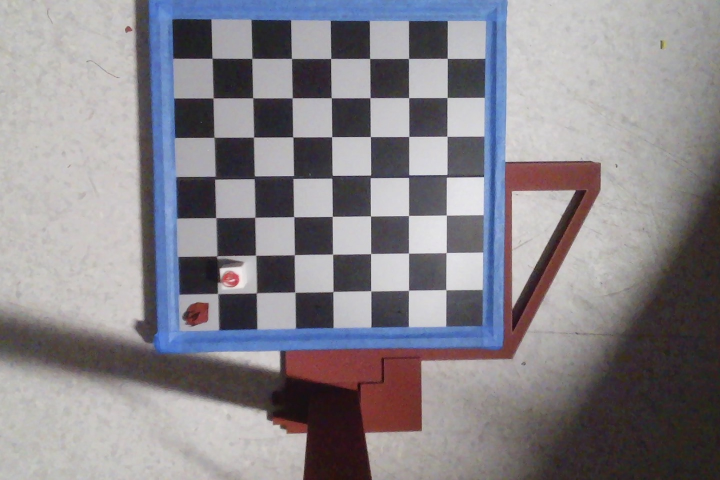
#> input picture test.png, 1440 x 960 px, found by its file name (shown at 1/2 size)
$ python Desktop.py   (older library calls are emulated)
#> lines starting #> are read from the running program, lines starting #| are printed output that depends on the picture; after the words box and inside, x2 and y2 are one past the last pixel; in counts of white or black regions, pixels touching at a corner belong together
#> in main, img is the input picture: shape (960, 1440, 3); mean B, G, R 138.4, 132.8, 136.3
import cv2
import numpy as np
from pathlib import Path
import json

# ====== SET YOUR IMAGE PATH HERE ======
IN_PATH = Path("/Users/andredelacruz/Documents/GitHub/cpchess/test.png")
# ======================================

OUT_DIR = IN_PATH.parent
OUT_GRID = OUT_DIR / "inner_square_with_grid.png"

# ---------------- TUNABLES ----------------
LOWER_BLUE = np.array([90, 60, 40], dtype=np.uint8)
LOWER_BLUE_REMOVAL = np.array([90, 100, 100], dtype=np.uint8)
UPPER_BLUE = np.array([120, 255, 255], dtype=np.uint8)
BOARD_SIDE = 800
EDGE_MARGIN_FRAC = 0.05
CLOSE_K = 5
MIN_INNER_AREA_FRAC = 0.02
AR_TOL = 2
RECTANGULARITY_MIN = 0.75
LOWER_RED1 = np.array([0, 100, 80], dtype=np.uint8)
UPPER_RED1 = np.array([10, 255, 255], dtype=np.uint8)
LOWER_RED2 = np.array([160, 100, 80], dtype=np.uint8)
UPPER_RED2 = np.array([179, 255, 255], dtype=np.uint8)

# Placeholder ranges for other pieces
# TODO: Adjust these later with real colors
LOWER_KNIGHT, UPPER_KNIGHT = None, None
LOWER_ROOK,   UPPER_ROOK   = None, None
LOWER_BISHOP, UPPER_BISHOP = None, None
LOWER_QUEEN,  UPPER_QUEEN  = None, None
# ------------------------------------------
def _odd(k):
    return int(k) + 1 - (int(k) % 2)  # make odd

def estimate_grid_positions(crop, n=9, win_frac=0.045, smooth_frac=0.035):
    """
    Return (verticals, horizontals) 1D indices for the n grid lines in each direction.
    Uses Sobel projections + local peak search around the expected equal-spaced locations.
    """
    h, w = crop.shape[:2]
    gray = cv2.cvtColor(crop, cv2.COLOR_BGR2GRAY)

    # Light blur so tiny piece edges don't dominate
    gray = cv2.GaussianBlur(gray, (5,5), 0)

    # Sobel gradients (vertical lines => strong d/dx; horizontal lines => strong d/dy)
    gx = cv2.Sobel(gray, cv2.CV_32F, 1, 0, ksize=3)
    gy = cv2.Sobel(gray, cv2.CV_32F, 0, 1, ksize=3)

    # Column/row "gridness" scores
    vert_score = np.mean(np.abs(gx), axis=0)   # length w
    horiz_score = np.mean(np.abs(gy), axis=1)  # length h

    # Smooth the 1D signals (kernel size proportional to size, and odd)
    kx = _odd(max(7, int(w * smooth_frac)))
    ky = _odd(max(7, int(h * smooth_frac)))
    vert_score = cv2.GaussianBlur(vert_score.reshape(1,-1), (1, kx), 0).ravel()
    horiz_score = cv2.GaussianBlur(horiz_score.reshape(-1,1), (ky, 1), 0).ravel()

    # Start from equal spacing, then snap each line to the strongest local peak nearby
    vx = np.linspace(0, w-1, n).astype(int)
    vy = np.linspace(0, h-1, n).astype(int)

    wx = max(3, int(w * win_frac))   # +/- window in which to search for a better peak
    wy = max(3, int(h * win_frac))

    def snap_peaks(starts, score, win, limit):
        snapped = []
        for s in starts:
            a = max(0, s - win)
            b = min(limit-1, s + win)
            local = score[a:b+1]
            j = np.argmax(local)
            snapped.append(int(a + j))
        # enforce monotonic order and unique indices
        snapped = np.clip(np.array(snapped, dtype=int), 0, limit-1)
        snapped = np.maximum.accumulate(snapped)           # monotonic non-decreasing
        # if any duplicates (rare), spread them minimally
        for i in range(1, len(snapped)):
            if snapped[i] <= snapped[i-1]:
                snapped[i] = min(limit-1, snapped[i-1] + 1)
        return snapped.tolist()

    verticals   = snap_peaks(vx, vert_score, wx, w)
    horizontals = snap_peaks(vy, horiz_score, wy, h)

    # Sanity: require first/last near edges; if not, fall back to exact linspace
    if verticals[0] > w*0.05 or verticals[-1] < w*0.95 or \
       horizontals[0] > h*0.05 or horizontals[-1] < h*0.95:
        verticals   = np.linspace(0, w-1, n).astype(int).tolist()
        horizontals = np.linspace(0, h-1, n).astype(int).tolist()

    return verticals, horizontals

def order_corners(pts):
    pts = np.array(pts, dtype=np.float32).reshape(-1, 2)
    s = pts.sum(axis=1)
    d = np.diff(pts, axis=1).ravel()
    tl = pts[np.argmin(s)]; br = pts[np.argmax(s)]
    tr = pts[np.argmin(d)]; bl = pts[np.argmax(d)]
    return np.array([tl, tr, br, bl], dtype=np.float32)

def find_largest_blue_quad(img_bgr):
    hsv = cv2.cvtColor(img_bgr, cv2.COLOR_BGR2HSV)
#> hsv: shape (960, 1440, 3); mean H, S, V 82.3, 35.9, 145.2
    mask = cv2.inRange(hsv, LOWER_BLUE, UPPER_BLUE)
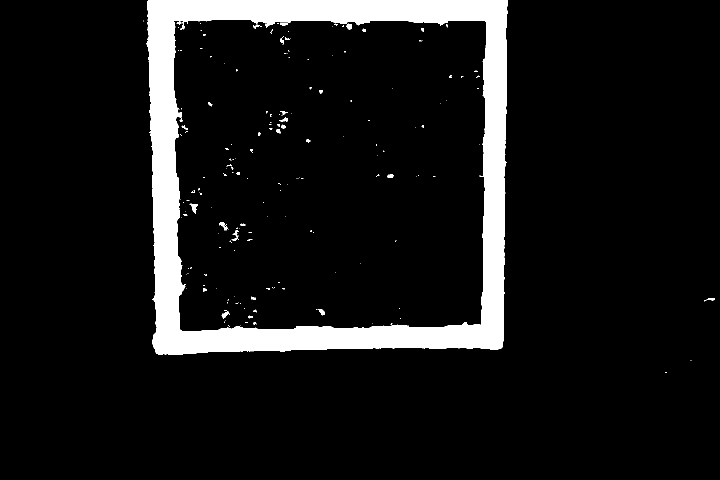
#> mask: shape (960, 1440) (shown at 1/2 size); 8.9% white; 191 white regions (155 under 20 px)
    cnts, _ = cv2.findContours(mask, cv2.RETR_EXTERNAL, cv2.CHAIN_APPROX_SIMPLE)
#> cnts = 6 contours, 4 with area under 20; largest, box (x1, y1, x2, y2) and area: (293, 0, 1015, 709) 493201, (1413, 596, 1430, 601) 42
    best = None; best_area = 0
    for c in cnts:
        area = cv2.contourArea(c)
        if area < 1000:
            continue
        peri = cv2.arcLength(c, True)
        approx = cv2.approxPolyDP(c, 0.02 * peri, True)
        if len(approx) == 4 and cv2.isContourConvex(approx) and area > best_area:
            best_area = area
            best = approx
#> this loop made 6 passes
#> (area, peri, best_area, best) on pass 6: (493201, 2938.5, 493201, [[296, 0], [313, 707], [1004, 694], [1014, 0]])
#> after the loop, best_area = 493201
    return best

def rectangularity(cnt):
    a = max(cv2.contourArea(cnt), 1.0)
    rect = cv2.minAreaRect(cnt)
    box = cv2.boxPoints(rect)
    box_a = max(cv2.contourArea(box.astype(np.int32)), 1.0)
    return a / box_a

def snap_rect_to_square(rect):
    (cx, cy), (w, h), ang = rect
    side = max(w, h)
    return ((cx, cy), (side, side), ang)

def rect_to_points(rect):
    box = cv2.boxPoints(rect)
    return order_corners(box)

def main():
    img = cv2.imread(str(IN_PATH))
    if img is None:
        raise FileNotFoundError(f"Could not load image: {IN_PATH}")

    # Outer square detection and warp
    outer_quad = find_largest_blue_quad(img)
#> outer_quad = [[296, 0], [313, 707], [1004, 694], [1014, 0]]
    if outer_quad is None:
        raise RuntimeError("Outer blue square not found.")
    outer_quad = order_corners(outer_quad.reshape(-1,2))
#> in order_corners, `s = pts.sum(axis=1)`: s = [296, 1020, 1698, 1014]
#> in order_corners, `d = np.diff(pts, axis=1).ravel()`: d = [-296, 394, -310, -1014]
#> in order_corners, `tl = pts[np.argmin(s)]`: tl = [296, 0]
#> in order_corners, `br = pts[np.argmax(s)]`: br = [1004, 694]
#> in order_corners, `tr = pts[np.argmin(d)]`: tr = [1014, 0]
#> in order_corners, `bl = pts[np.argmax(d)]`: bl = [313, 707]
#> outer_quad = [[296, 0], [1014, 0], [1004, 694], [313, 707]]

    dst = np.array([[0,0],[BOARD_SIDE-1,0],[BOARD_SIDE-1,BOARD_SIDE-1],[0,BOARD_SIDE-1]], dtype=np.float32)
    H = cv2.getPerspectiveTransform(outer_quad, dst)
#> H = [[1.08, -0.026, -320.6], [0, 1.08, 0], [-2.64e-05, -5.25e-05, 1]]
    warp = cv2.warpPerspective(img, H, (BOARD_SIDE, BOARD_SIDE))
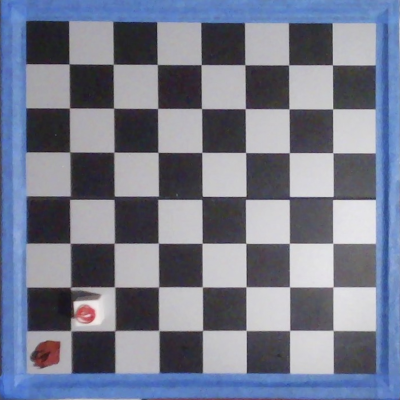
#> warp: shape (800, 800, 3) (shown at 1/2 size); mean B, G, R 141.2, 123.1, 117.7

    # Mask for inner square
    hsv = cv2.cvtColor(warp, cv2.COLOR_BGR2HSV)
#> hsv: shape (800, 800, 3); mean H, S, V 117.8, 46.4, 142
    mask = cv2.inRange(hsv, LOWER_BLUE, UPPER_BLUE)
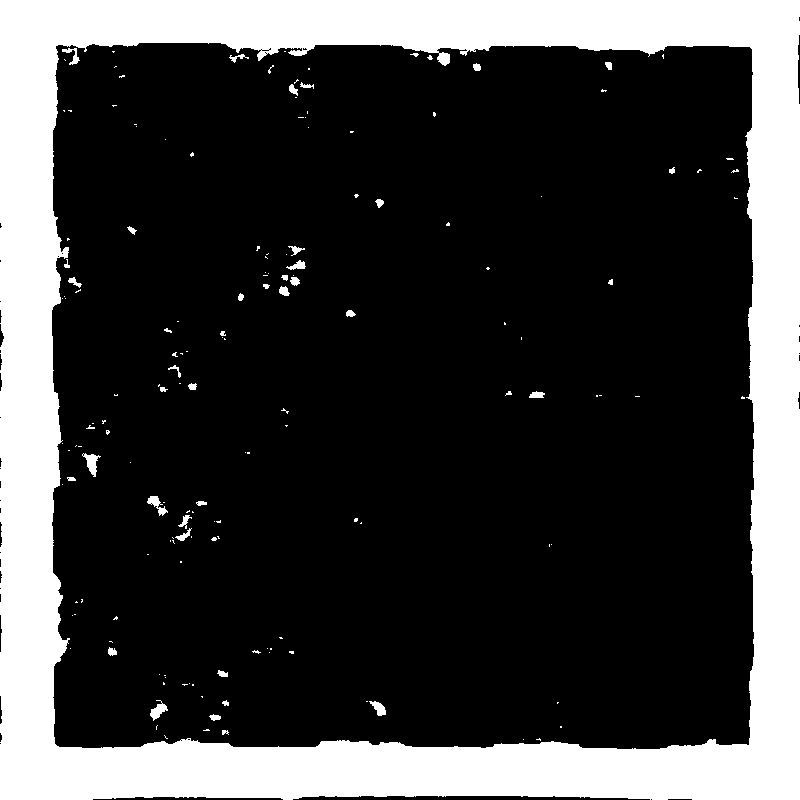
#> mask: shape (800, 800); 24.4% white; 163 white regions (122 under 20 px), largest, box (x1, y1, x2, y2) and area: (0, 0, 800, 800) 153280, (82, 453, 101, 477) 201, (150, 700, 168, 721) 172
    margin = int(BOARD_SIDE * EDGE_MARGIN_FRAC)
    center_mask = np.zeros_like(mask)
    cv2.rectangle(center_mask, (margin, margin), (BOARD_SIDE - margin, BOARD_SIDE - margin), 255, -1)
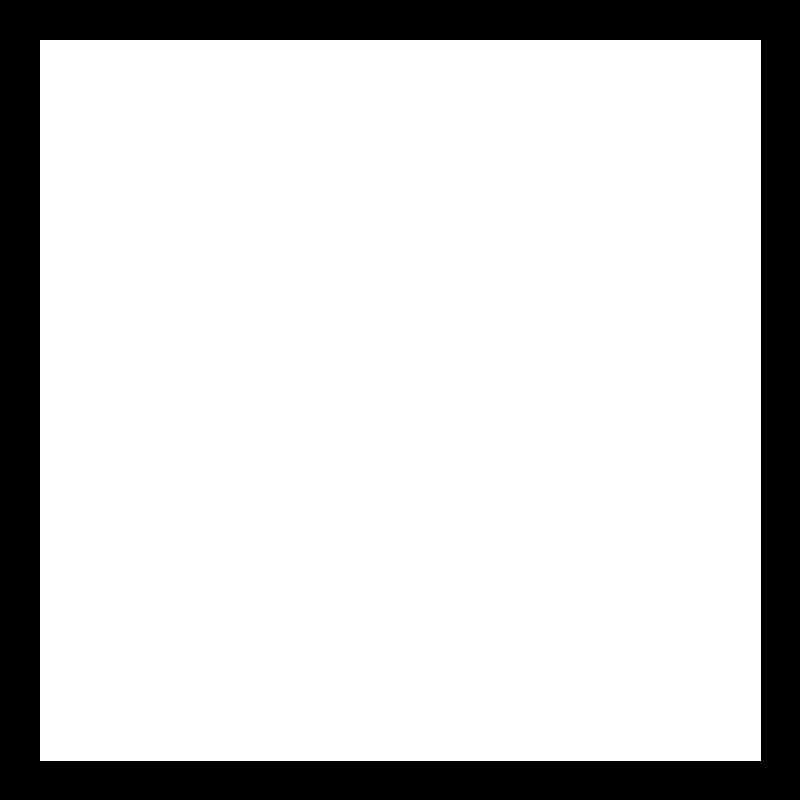
#> center_mask: shape (800, 800); 81.2% white; 1 black region, box (x1, y1, x2, y2) and area: (0, 0, 800, 800) 120159
    mask_inner = cv2.bitwise_and(mask, center_mask)
#> mask_inner: shape (800, 800); 6% white; 163 white regions (122 under 20 px), largest, box (x1, y1, x2, y2) and area: (40, 40, 761, 761) 35131, (82, 453, 101, 477) 201, (150, 700, 168, 721) 172

    # Morphological cleanup
    k = max(3, CLOSE_K | 1)
    kernel = cv2.getStructuringElement(cv2.MORPH_ELLIPSE, (k, k))
    closed = cv2.morphologyEx(mask_inner, cv2.MORPH_CLOSE, kernel, iterations=1)
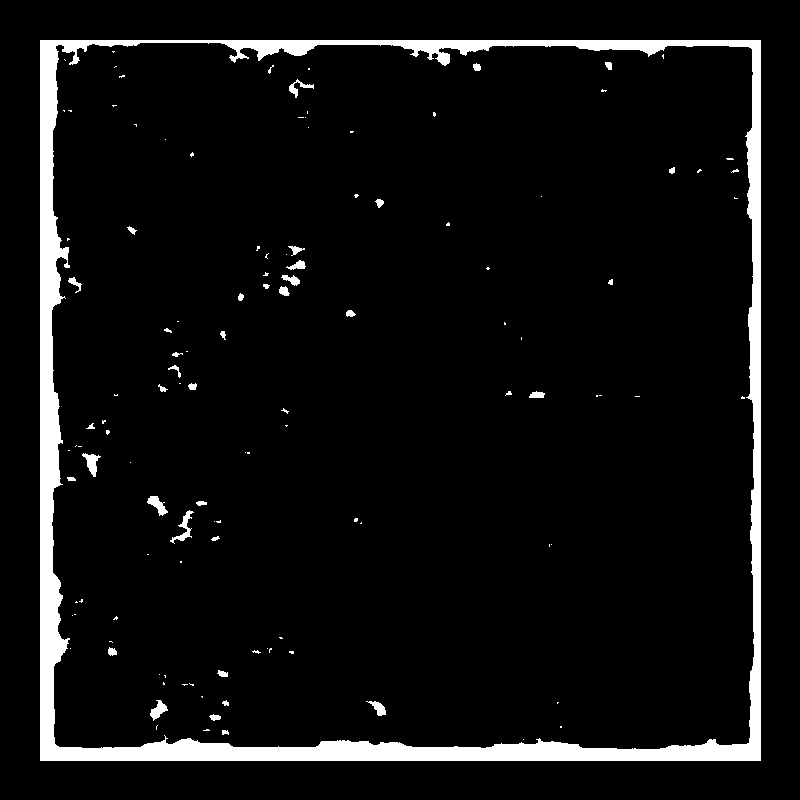
#> closed: shape (800, 800); 6.1% white; 122 white regions (85 under 20 px), largest, box (x1, y1, x2, y2) and area: (40, 40, 761, 761) 35726, (170, 510, 194, 544) 226, (82, 453, 101, 477) 209

    # Candidate filtering
    Hh, Ww = closed.shape
    min_area = Hh * Ww * MIN_INNER_AREA_FRAC
    cnts, _ = cv2.findContours(closed, cv2.RETR_EXTERNAL, cv2.CHAIN_APPROX_SIMPLE)
#> cnts = [[[40, 40], [40, 760], [760, 760], [760, 40]]]

    candidates = []
    for c in cnts:
        if cv2.contourArea(c) < min_area:
            continue
        hull = cv2.convexHull(c)
        rect = cv2.minAreaRect(hull)
        (w, h) = rect[1]
        if w == 0 or h == 0:
            continue
        ar = max(w, h) / (min(w, h) + 1e-6)
        if ar > AR_TOL:
            continue
        if rectangularity(hull) < RECTANGULARITY_MIN:
            continue
        candidates.append((cv2.contourArea(hull), rect))
#> this loop made 1 pass
#> (c, hull, w, h, ar, a in rectangularity, box in rectangularity) on pass 1: ([[40, 40], [40, 760], [760, 760], [760, 40]], [[760, 40], [760, 760], [40, 760], [40, 40]], 720, 720, 1, 518400, [[760, 760], [40, 760], [40, 40], [760, 40]])
#> after the loop, candidates = 1 item

    if not candidates:
        raise RuntimeError("Inner blue square not found.")

    # Pick the smallest candidate (inner square)
    candidates.sort(key=lambda x: x[0])
    best_rect_sq = snap_rect_to_square(candidates[0][1])
#> best_rect_sq = ((400, 400), (720, 720), -90)
    inner_pts = rect_to_points(best_rect_sq)
#> in rect_to_points, `box = cv2.boxPoints(rect)`: box = [[760, 760], [40, 760], [40, 40], [760, 40]]
#> inner_pts = [[40, 40], [760, 40], [760, 760], [40, 760]]

    # Crop to inner square
    side = int(max(
        np.linalg.norm(inner_pts[0] - inner_pts[1]),
        np.linalg.norm(inner_pts[1] - inner_pts[2]),
        np.linalg.norm(inner_pts[2] - inner_pts[3]),
        np.linalg.norm(inner_pts[3] - inner_pts[0]),
    ))
#> side = 720
    side = max(side, 200)
    dst2 = np.array([[0,0],[side-1,0],[side-1,side-1],[0,side-1]], dtype=np.float32)
#> dst2 = [[0, 0], [719, 0], [719, 719], [0, 719]]
    H2 = cv2.getPerspectiveTransform(inner_pts, dst2)
#> H2 = [[0.999, 3.1e-18, -39.94], [-1.87e-17, 0.999, -39.94], [-3.29e-19, 1.37e-20, 1]]
    crop = cv2.warpPerspective(warp, H2, (side, side))

    # ===== Remove all shades of blue =====
    # ===== Remove all shades of blue and crop =====
    hsv_crop = cv2.cvtColor(crop, cv2.COLOR_BGR2HSV)
#> hsv_crop: shape (720, 720, 3); mean H, S, V 119.8, 27.9, 132.1
    blue_mask = cv2.inRange(hsv_crop, LOWER_BLUE_REMOVAL, UPPER_BLUE)
#> blue_mask: shape (720, 720); 4.4% white; 28 white regions (18 under 20 px), largest, box (x1, y1, x2, y2) and area: (0, 358, 720, 720) 13774, (0, 0, 720, 344) 8362, (714, 228, 720, 289) 280

    # Invert mask to keep non-blue regions
    non_blue_mask = cv2.bitwise_not(blue_mask)

    # Apply mask
    non_blue = cv2.bitwise_and(crop, crop, mask=non_blue_mask)
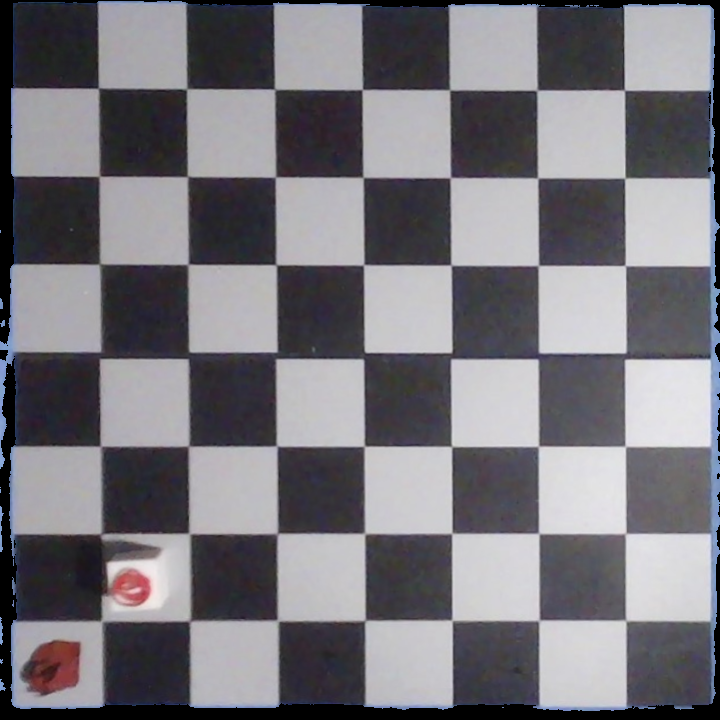
#> non_blue: shape (720, 720, 3); mean B, G, R 123, 116.9, 119

    # Find bounding box of non-blue pixels
    coords = cv2.findNonZero(non_blue_mask)
#> coords = contour of 495439 points, box (x1, y1, x2, y2) (0, 1, 720, 711), area 4226
    if coords is not None:
        x, y, w, h = cv2.boundingRect(coords)
#> x = 0; y = 1; h = 710
        crop = non_blue[y:y+h, x:x+w]
#> crop: shape (710, 720, 3)
    else:
        raise RuntimeError("No non-blue region found after masking.")

    # ===== Robust grid estimation (projection-based, piece-robust) =====
    verticals, horizontals = estimate_grid_positions(crop, n=9, win_frac=0.045, smooth_frac=0.035)
#> in estimate_grid_positions, `gray = cv2.cvtColor(crop, cv2.COLOR_BGR2GRAY)`:
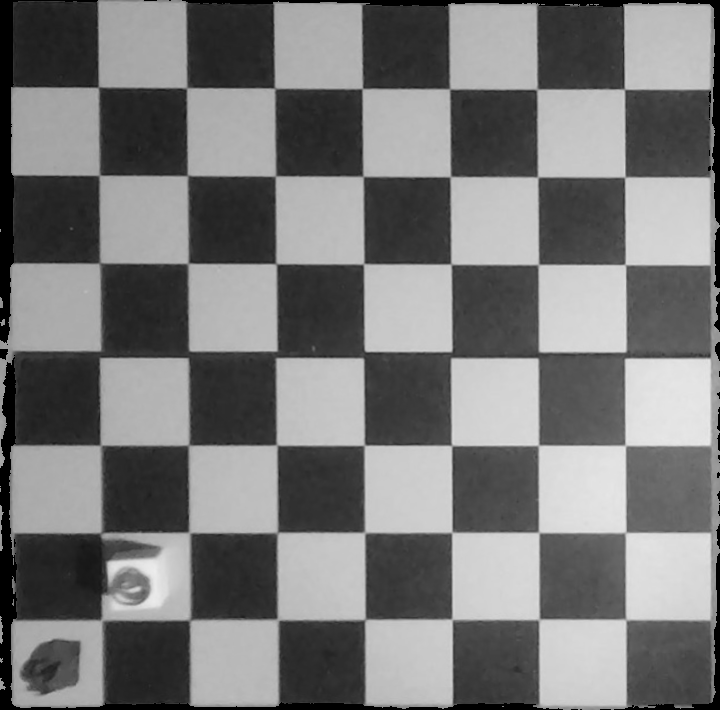
#> gray: shape (710, 720); min 0, max 237, mean 119.9
#> (the rest of the program and of its run is left out)
